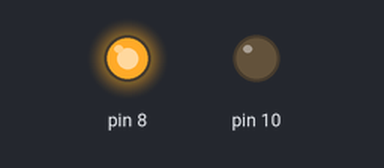
Bench run of a sketch on a simulated Arduino Uno, built with avr-gcc and run on an emulated ATmega328P. Shown: output pins drawn as LEDs (lit = HIGH).

Above: at 0.15 s.
At 64.77 s:
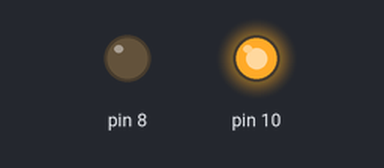
At 129.74 s:
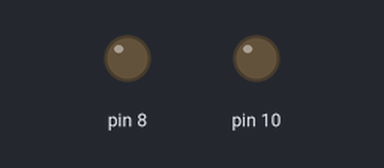
Timing chart, 0 to 130.0 s (numbered marks = the images above):
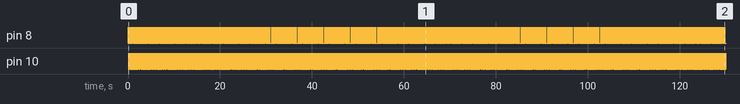

The sketch:

Ex3.ino
```cpp
void setup(){

  //Está linha de código determina o que o led 13 é capaz de fazer(como piscar...)
  //podemos determinar o tempo do led.

  pinMode(8,OUTPUT);
  pinMode(10,OUTPUT);
}

void loop() {
  //digitalWrite indentifica quando o led vai se acender
  //delay é o tempo seja ele para ligar ou se apagar.

int x = 0;

for(x=0; x<5; x++){
  digitalWrite(8,HIGH);
  delay(30);
  digitalWrite(8,LOW);
  delay(30);
  x++;
}
for(x=5; x>0; x--){
  digitalWrite(10,HIGH);
  delay(30);
  digitalWrite(10,LOW);
  delay(30);
}
}
```

Measured:
- by itself, pin 8: repeats every 0.48 s: 2 × (LOW 0.03 s, HIGH 0.03 s), LOW 0.33 s, HIGH 0.03 s
- by itself, pin 10: repeats every 0.48 s: 4 × (LOW 0.03 s, HIGH 0.03 s), LOW 0.21 s, HIGH 0.03 s
